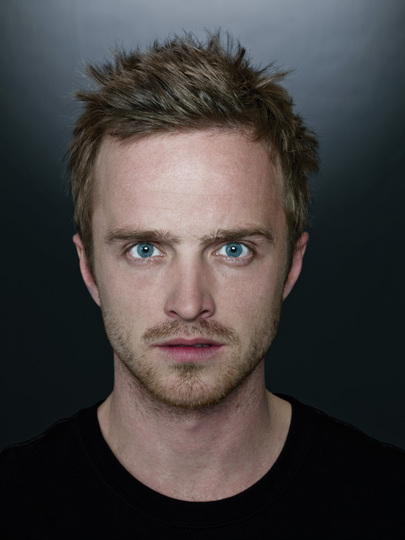
#> input picture Hybrid Images/Input/res20-far.jpg, 405 x 540 px, found by its file name
$ python q4.py
#> lines starting #> are read from the running program, lines starting #| are printed output that depends on the picture
import cv2 as cv
import numpy as np
import matplotlib.pyplot as plt


def show_magnitude(image,chanelName,number,name):
    image2=np.copy(image)
    image2=image2.astype('float64')
    image_fft=np.fft.fft2(image2)
    fft_shifted=np.fft.fftshift(image_fft)
    amplitude_image=np.abs(fft_shifted)
    log_image=np.log(amplitude_image)
    plt.imsave(f"{chanelName}_res{number}-dft-{name}.jpg",log_image,cmap='gray')


def d_u_v_array(width,height):
    array=np.zeros((height,width),dtype='float64')
    a=np.arange(-width//2,width//2)
    # a=a-width/2
    a = np.expand_dims(a, axis=0)
    a=a**2
    u2=array+a
    a=np.arange(-height//2,height//2)
    # a=a-height/2
    a = np.expand_dims(a, axis=1)
    a=a**2
    v2=array+a
    array=u2+v2
    # print(array[height//2,width//2])
    return array

def lowpass_filter(sigma,width,height):
    filter=np.zeros((width,height),dtype='float64')
    filter=d_u_v_array(width,height)
    filter=filter/(2*(sigma**2))
    filter=-filter
    filter=np.exp(filter)
    # lowpass= filter-np.mean(filter)
    return filter

def highpass_filter(sigma,width,height):
    highpass=1-lowpass_filter(sigma,width,height)
    return highpass


far_image=cv.imread("res20-far.jpg")
#> far_image is the input picture: shape (540, 405, 3); mean B, G, R 63.6, 63.8, 67.5
near_image=cv.imread("res19-near.jpg")
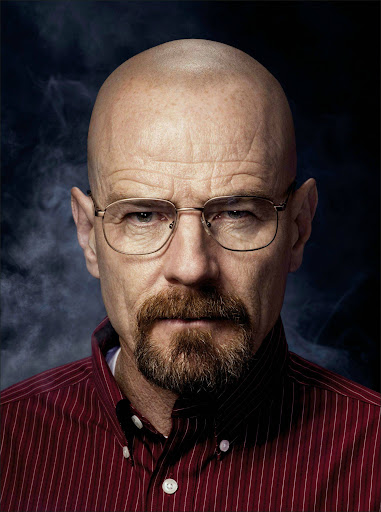
#> input picture Hybrid Images/Input/res19-near.jpg, 381 x 512 px, found by its file name
#> near_image is the input picture: shape (512, 381, 3); mean B, G, R 49, 49, 66.5
cv.imwrite("res21-near.jpg",near_image)
cv.imwrite("res22-far.jpg",far_image)
show_magnitude(near_image[:,:,0],"blue",23,"near")
show_magnitude(near_image[:,:,1],"green",23,"near")
show_magnitude(near_image[:,:,2],"red",23,"near")


show_magnitude(far_image[:,:,0],"blue",24,"far")
#> call 4 of show_magnitude, with chanelName = 'blue', number = 24, name = 'far'
#> in show_magnitude (call 4), `image2=np.copy(image)`:
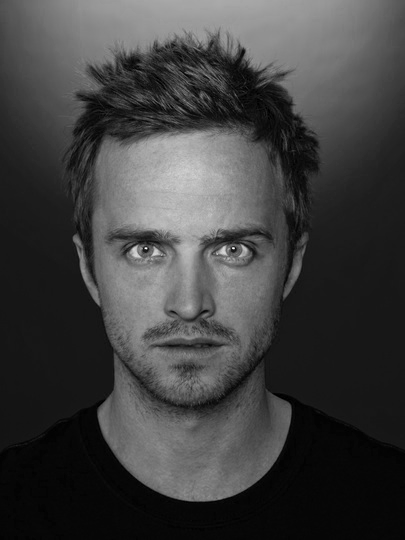
#> image2: shape (540, 405); min 0, max 255, mean 63.6
show_magnitude(far_image[:,:,1],"green",24,"far")
show_magnitude(far_image[:,:,2],"red",24,"far")
#> in show_magnitude (call 6), `image2=np.copy(image)`:
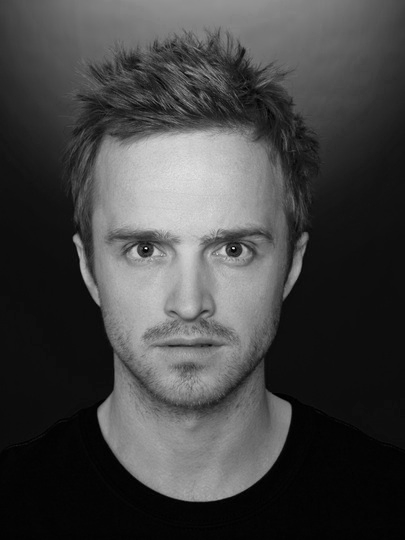
#> image2: shape (540, 405); min 0, max 252, mean 67.5
#> in show_magnitude (call 6), `log_image=np.log(amplitude_image)`:
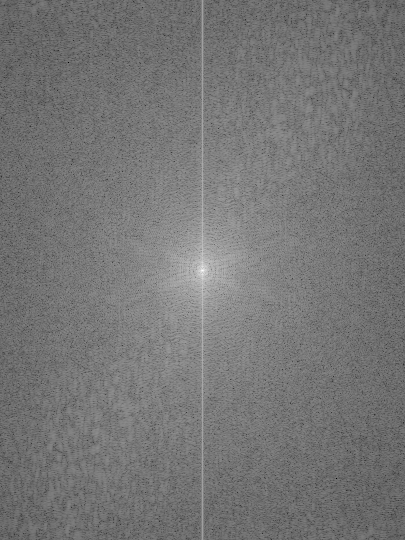
#> log_image: shape (540, 405) float64; min -0.525, max 16.51, mean 7.36; drawn with min black and max white

hp=highpass_filter(19,near_image.shape[1],near_image.shape[0])
plt.imsave("res25-highpass-10.jpg",hp,cmap='gray')
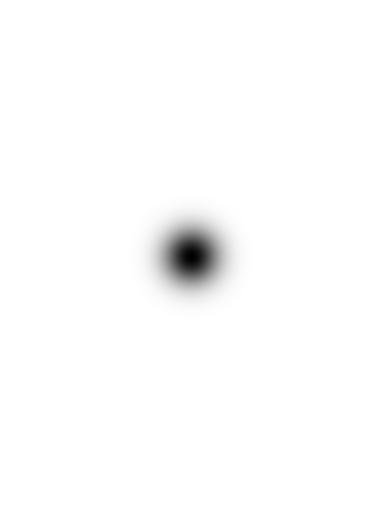
#> saved as res25-highpass-10.jpg: shape (512, 381, 3); min 0, max 255, mean 252.1

lp=lowpass_filter(10,near_image.shape[1],near_image.shape[0])
plt.imsave("res26-lowpass-19.jpg",lp,cmap='gray')


def align_picture(dst,far_coor,near_coor,width,height):
    t_mat = cv.estimateAffine2D(far_coor, near_coor)[0]
    aligned_picture = cv.warpAffine(dst, t_mat,(width,height), flags=cv.INTER_LINEAR, borderMode=cv.BORDER_REFLECT)
    return aligned_picture


def calculate_fft_image(image):
    image_fft=np.fft.fft2(image)
    shifted_fft=np.fft.fftshift(image_fft)
    return shifted_fft


def filtering(image_fft,filter):
    result=image_fft*filter
    return result


def combine_two_chanel(image1,image2):
    im1=image1/2
    im2=image2/2
    total=im1+im2
    return total


def make_hybrid_image(near,far,highpass_cutoff,lowpass_cutoff):
    red_near=near[:,:,2]
    green_near=near[:,:,1]
    blue_near=near[:,:,0]
    red_far=far[:,:,2]
    green_far=far[:,:,1]
    blue_far=far[:,:,0]
    red=one_chanel(red_near,red_far,highpass_cutoff[2],lowpass_cutoff[2],'red')
    green=one_chanel(green_near,green_far,highpass_cutoff[1],lowpass_cutoff[1],'green')
    blue=one_chanel(blue_near,blue_far,highpass_cutoff[0],lowpass_cutoff[0],'blue')
    result=np.zeros_like(near)
    result[:,:,2]=red
    result[:,:,1]=green
    result[:,:,0]=blue
    return result


def one_chanel(near,far,highpass_cutoff,lowpass_cutoff,chanelName):
#> called with highpass_cutoff = 10, lowpass_cutoff = 19, chanelName = 'red'
    highpassed_near=filtering(calculate_fft_image(near),
    highpass_filter(highpass_cutoff,near.shape[1],near.shape[0]))
#> in lowpass_filter (call 3), `filter=np.zeros((width,height),dtype='float64')`: filter: shape (381, 512) float64; every value is 0
    visual_highpass_near=np.copy(highpassed_near)
    visual_highpass_near=np.abs(visual_highpass_near)
    visual_highpass_near=np.log(visual_highpass_near+1)
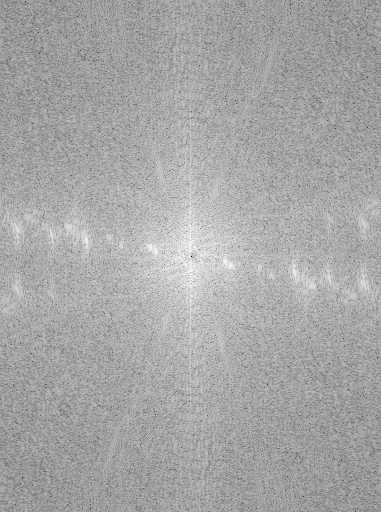
#> visual_highpass_near: shape (512, 381) float64; min 0, max 12.22, mean 8.01; drawn with min black and max white
    plt.imsave(f"{chanelName}_res27-highpassed.jpg",visual_highpass_near,cmap='gray')


    lowpass_far=filtering(calculate_fft_image(far),
    lowpass_filter(lowpass_cutoff,far.shape[1],far.shape[0]))
#> in lowpass_filter (call 4), `filter=np.zeros((width,height),dtype='float64')`: filter: shape (405, 540) float64; every value is 0
    visual_lowpass_far=np.copy(lowpass_far)
    visual_lowpass_far=np.abs(visual_lowpass_far)
    visual_lowpass_far=np.log(visual_lowpass_far+1)
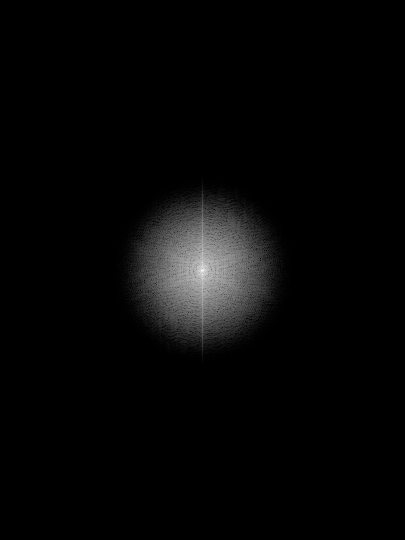
#> visual_lowpass_far: shape (540, 405) float64; min 0, max 16.51, mean 0.447; drawn with min black and max white
    plt.imsave(f"{chanelName}res28-lowpassed.jpg",visual_lowpass_far,cmap='gray')


    result=combine_two_chanel(highpassed_near,lowpass_far)
    visual_result=np.copy(result)
    visual_result=np.abs(visual_result)
    visual_result=np.log(visual_result+1)
    plt.imsave(f"{chanelName}res29-hybrid.jpg",visual_result,cmap='gray')

    result=np.fft.ifftshift(result)
    result=np.fft.ifft2(result)
    result=np.real(result)
    result= cv.normalize(result, None, alpha = 0, beta = 255, norm_type = cv.NORM_MINMAX, dtype = cv.CV_32F)
    result[result>255]=255
    result[result<0]=0
    # print(np.max(result))
    # print(np.min(result))
    return result


# [30 lines of commented-out code are left out]


aligned_far=far_image
near_image=near_image.astype('float64')
aligned_far=aligned_far.astype('float64')


a=10
high_cutoff=[a,a,a]
b=19
low_cutoff=[b,b,b]
#> (the run stopped early here; a loop or call above may not have finished)
